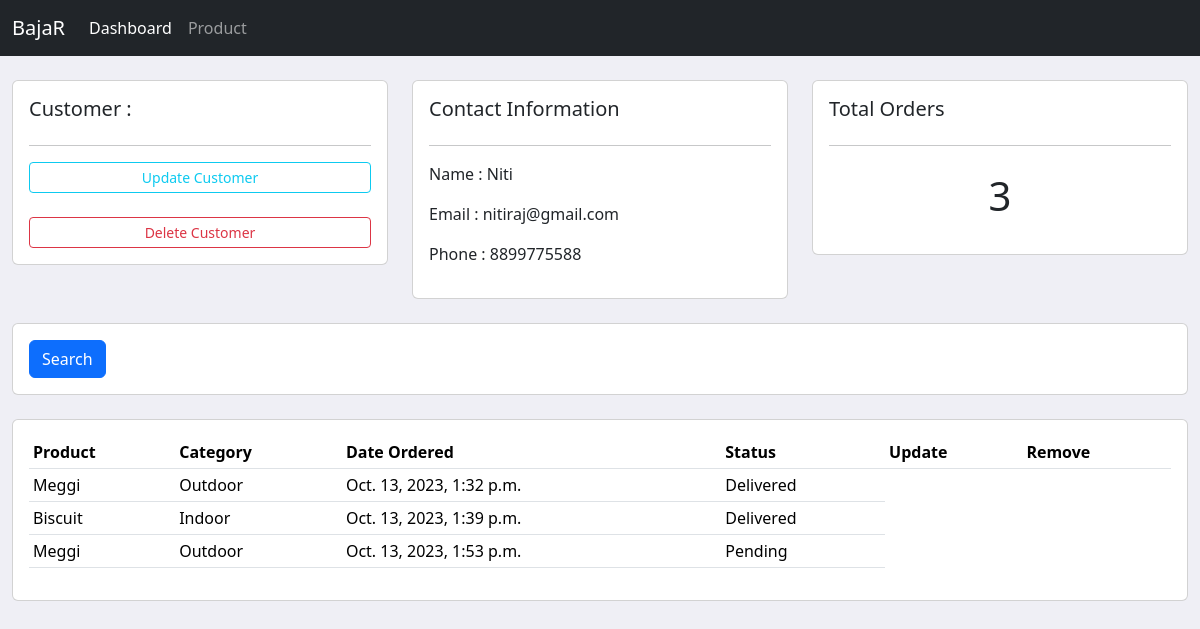
The app's page /customer/2/ with its own data.
### try_3/models.py (models this page shows, shortened)
class Customer(models.Model):
    name=models.CharField(max_length=50,null=True)
    phone=models.CharField(max_length=11,null=True)
    email=models.EmailField()
    date_created=models.DateTimeField(auto_now_add=True,null=True)

class Order(models.Model):
    STATUS=(
        ('Pending','Pending'),
        ('Out for delivery','Out for delivery'),
        ('Delivered','Delivered'),
    )
    customer=models.ForeignKey(Customer,null=True,on_delete=models.SET_NULL)
    product=models.ForeignKey(Product,null=True,on_delete=models.SET_NULL)
    date_created=models.DateTimeField(auto_now_add=True,null=True)
    status=models.CharField(max_length=50,null=True,choices=STATUS)

class Product(models.Model):
    CATEGORY=(
        ('Indoor','Indoor'),
        ('Out Door','Out Door'),
    )
    name=models.CharField(max_length=50,null=True)
    price=models.FloatField()
    category=models.CharField(max_length=50,null=True,blank=CATEGORY)
    description=models.CharField(max_length=200,null=True,blank=True)
    date_created=models.DateTimeField(auto_now_add=True,null=True)
    tags=models.ManyToManyField(Tags)
    def __str__(self):
        return self.name

### try_3/views.py (the view)
# urls.py: path('customer/<str:pk_test>/',views.customer,name='customer'),
def customer(request,pk_test):
    customer=Customer.objects.get(id=pk_test)
    order=customer.order_set.all()
    order_count=order.count()
    context={
        'pk_test':pk_test,'customer':customer,'order':order,'order_count':order_count
    }
    return render(request,'customer.html',context)

### templates/customer.html (shortened to what this page needs)
{% extends 'base.html' %}
{% block content %}
<br>
<div class="row">
    <div class="col-md">
        <div class="card card-body">
            <h5>Customer : </h5>
            <hr>
            <a class="btn btn-outline-info btn-sm btn-block" href="">Update Customer</a>
            <br>
            <a class="btn btn-outline-danger btn-sm btn-block" href="">Delete Customer</a>
        </div>
    </div>
    <div class="col-md">
        <div class="card card-body">
            <h5>Contact Information</h5>
            <hr>
            <p>Name : {{customer.name}}</p>
            <p>Email : {{customer.email}}</p>
            <p>Phone : {{customer.phone}}</P>
        </div>
    </div>
    <div class="col-md">
        <div class="card card-body">
            <h5>Total Orders</h5>
            <hr>
            <h1 style="text-align: center;padding: 10px">{{order_count}}</h1>
        </div>
    </div>
</div>
<br>
<div class="row">
    <div class="col">
        <div class="card card-body">
            <from method="get">
              <button class="btn btn-primary" type="submit">Search</button>
        </div>
    </div>
</div>
<br>
<div class="row">
    <div class="col-md">
        <div class="card card-body">
            <table class="table table-sm">
                <tr>
                    <th>Product</th>
                    <th>Category</th>
                    <th>Date Ordered</th>
                    <th>Status</th>
                    <th>Update</th>
                    <th>Remove</th>
                </tr>
                {% for order in order %}
                <tr>
                    <td>{{order.product}}</td>
                    <td>{{order.product.category}}</td>
                    <td>{{order.date_created}}</td>
                    <td>{{order.status}}</td>
                </tr>
                {% endfor %}
            </table>
        </div>
    </div>
</div>
{% endblock %}

### static/css/main.css (style rules this page uses)
body { background-color: #efeff5; }

### records on screen
Customer: name "Niti", email "nitiraj@gmail.com", phone "8899775588"
Order: product "Meggi", product.category "Outdoor", date_created "Oct. 13, 2023, 1:32 p.m.", status "Delivered"
Order: product "Biscuit", product.category "Indoor", date_created "Oct. 13, 2023, 1:39 p.m.", status "Delivered"
Order: product "Meggi", product.category "Outdoor", date_created "Oct. 13, 2023, 1:53 p.m.", status "Pending"

### other values on screen
{{ order_count }} "3"
